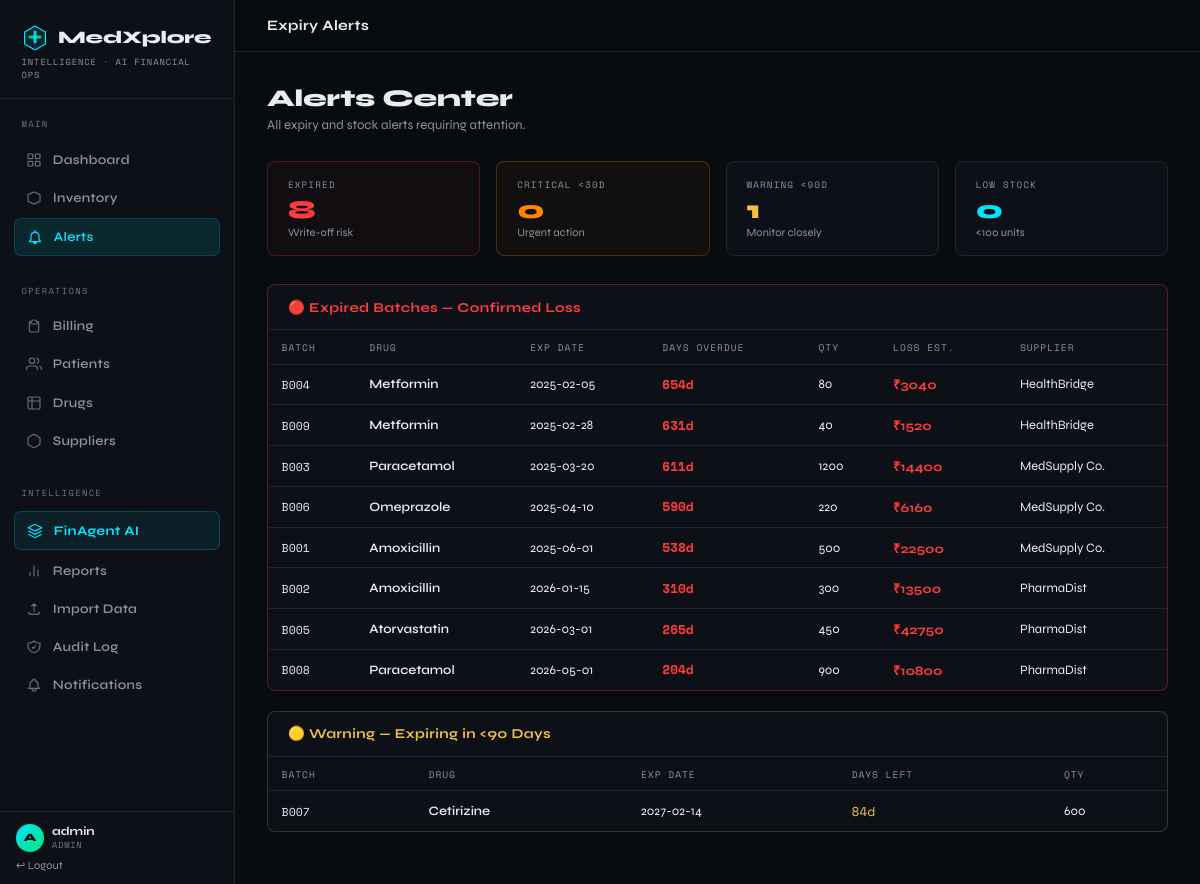
The app's page /alerts (signed in) with its own data.
### tables this page shows
CREATE TABLE Batch (
    batch_id TEXT PRIMARY KEY, drug_id INTEGER NOT NULL,
    supplier_id INTEGER, mfg_date TEXT NOT NULL DEFAULT (date('now','-1 year')),
    exp_date TEXT NOT NULL, quantity INTEGER NOT NULL CHECK(quantity >= 0),
    location TEXT DEFAULT 'Main Store',
    FOREIGN KEY (drug_id) REFERENCES Drug(drug_id) ON DELETE CASCADE,
    FOREIGN KEY (supplier_id) REFERENCES Supplier(supplier_id) ON DELETE SET NULL
);

CREATE TABLE Drug (
    drug_id INTEGER PRIMARY KEY AUTOINCREMENT,
    name TEXT NOT NULL, category TEXT NOT NULL DEFAULT 'General',
    manufacturer TEXT NOT NULL DEFAULT 'Unknown', price REAL NOT NULL DEFAULT 0.0,
    med_id INTEGER, FOREIGN KEY (med_id) REFERENCES MedicineCatalog(med_id)
);

### app.py (the view)
@app.route("/alerts")
@login_required
def alerts():
    return render_template("alerts.html",
        expired  =query("SELECT * FROM vw_ExpiredBatches ORDER BY days_overdue DESC"),
        critical =query("SELECT * FROM vw_Inventory WHERE status='critical' ORDER BY days_left ASC"),
        warning  =query("SELECT * FROM vw_Inventory WHERE status='warning' ORDER BY days_left ASC"),
        low_stock=query("SELECT * FROM vw_Inventory WHERE quantity<100 AND status!='expired' ORDER BY quantity ASC"))

### app.py (called while the page is built)
def get_db():
    if "db" not in g:
        g.db = sqlite3.connect(DB_PATH)
        g.db.row_factory = sqlite3.Row
        g.db.execute("PRAGMA foreign_keys = ON")
    return g.db

def query(sql, args=(), one=False):
    cur = get_db().execute(sql, args)
    rv  = cur.fetchall()
    return (rv[0] if rv else None) if one else rv

def login_required(f):
    from functools import wraps
    @wraps(f)
    def d(*a, **kw):
        if "user" not in session: return redirect(url_for("login"))
        return f(*a, **kw)
    return d

@app.context_processor
def inject_globals():
    stats = None
    try:
        if "user" in session:
            stats = get_stats()
    except Exception:
        pass
    return {"now": datetime.now(), "stats": stats}

### templates/alerts.html (shortened to what this page needs)
{% extends "base.html" %}
{% block topbar_title %}Expiry Alerts{% endblock %}
{% block content %}
<div class="page-header">
  <h1>Alerts Center</h1>
  <p>All expiry and stock alerts requiring attention.</p>
</div>
<div style="display:grid;grid-template-columns:repeat(auto-fit,minmax(140px,1fr));gap:1rem;margin-bottom:1.75rem">
  <div class="stat stat-danger"><div class="stat-label">Expired</div><div class="stat-val" style="color:var(--red)">{{ expired|length }}</div><div class="stat-sub">Write-off risk</div></div>
  <div class="stat stat-warn"><div class="stat-label">Critical &lt;30d</div><div class="stat-val" style="color:var(--orange)">{{ critical|length }}</div><div class="stat-sub">Urgent action</div></div>
  <div class="stat"><div class="stat-label">Warning &lt;90d</div><div class="stat-val" style="color:var(--yellow)">{{ warning|length }}</div><div class="stat-sub">Monitor closely</div></div>
  <div class="stat"><div class="stat-label">Low Stock</div><div class="stat-val" style="color:var(--accent)">{{ low_stock|length }}</div><div class="stat-sub">&lt;100 units</div></div>
</div>
{% if expired %}
<div class="card" style="margin-bottom:1.25rem;border-color:rgba(255,59,59,.3)">
  <div class="card-header"><h3 style="color:var(--red)">🔴 Expired Batches — Confirmed Loss</h3></div>
  <table>
    <thead><tr><th>Batch</th><th>Drug</th><th>Exp Date</th><th>Days Overdue</th><th>Qty</th><th>Loss Est.</th><th>Supplier</th></tr></thead>
    <tbody>
    {% for r in expired %}
    <tr>
      <td style="font-family:var(--font-mono);font-size:.72rem">{{ r.batch_id }}</td>
      <td style="font-weight:600">{{ r.drug_name }}</td>
      <td>{{ r.exp_date }}</td>
      <td style="color:var(--red);font-weight:700;font-family:var(--font-mono)">{{ r.days_overdue }}d</td>
      <td>{{ r.quantity }}</td>
      <td style="font-weight:700;color:var(--red)">₹{{ "%.0f"|format(r.quantity * r.price) }}</td>
      <td>{{ r.supplier or '—' }}</td>
    </tr>
    {% endfor %}
    </tbody>
  </table>
</div>
{% endif %}
{% if warning %}
<div class="card" style="margin-bottom:1.25rem;border-color:rgba(240,192,64,.2)">
  <div class="card-header"><h3 style="color:var(--yellow)">🟡 Warning — Expiring in &lt;90 Days</h3></div>
  <table>
    <thead><tr><th>Batch</th><th>Drug</th><th>Exp Date</th><th>Days Left</th><th>Qty</th></tr></thead>
    <tbody>
    {% for r in warning %}
    <tr>
      <td style="font-family:var(--font-mono);font-size:.72rem">{{ r.batch_id }}</td>
      <td style="font-weight:600">{{ r.drug_name }}</td>
      <td>{{ r.exp_date }}</td>
      <td style="color:var(--yellow);font-family:var(--font-mono)">{{ r.days_left }}d</td>
      <td>{{ r.quantity }}</td>
    </tr>
    {% endfor %}
    </tbody>
  </table>
</div>
{% endif %}
{% endblock %}

### templates/base.html (style rules this page uses)
:root { --bg:#080c10; --surface:#0d1117; --surface2:#161b22; --surface3:#1c2128; --border:#21262d; --border2:#30363d; --text:#e6edf3; --muted:#8b949e; --muted2:#6e7681; --accent:#00e5ff; --accent2:#00b4cc; --green:#00e576; --yellow:#f0c040; --orange:#ff8800; --red:#ff3b3b; --sidebar:235px; --font-head:'Syne',sans-serif; --font-mono:'Space Mono',monospace; }
*,*::before,*::after { box-sizing:border-box;margin:0;padding:0 }
html { scroll-behavior:smooth }
body { background:var(--bg);color:var(--text);font-family:var(--font-head);min-height:100vh;display:flex }
.page-header { margin-bottom:1.75rem }
.page-header h1 { font-size:1.5rem;font-weight:800;letter-spacing:-.01em }
.page-header p { color:var(--muted);font-size:.82rem;margin-top:.25rem }
.card { background:var(--surface);border:1px solid var(--border);border-radius:8px }
.card-header { padding:.85rem 1.25rem;border-bottom:1px solid var(--border); display:flex;align-items:center;justify-content:space-between; }
.card-header h3 { font-size:.85rem;font-weight:700;letter-spacing:.03em }
.stat { background:var(--surface);border:1px solid var(--border);border-radius:8px;padding:1rem 1.25rem;position:relative;overflow:hidden }
.stat-label { font-family:var(--font-mono);font-size:.58rem;letter-spacing:.12em;color:var(--muted);text-transform:uppercase;margin-bottom:.35rem }
.stat-val { font-size:1.6rem;font-weight:800;line-height:1 }
.stat-sub { font-size:.7rem;color:var(--muted);margin-top:.25rem }
.stat-danger { border-color:rgba(255,59,59,.25);background:rgba(255,59,59,.04) }
.stat-warn { border-color:rgba(255,136,0,.25);background:rgba(255,136,0,.04) }
table { width:100%;border-collapse:collapse;font-size:.8rem }
thead th { font-family:var(--font-mono);font-size:.6rem;letter-spacing:.1em;text-transform:uppercase;color:var(--muted);padding:.6rem .85rem;text-align:left;border-bottom:1px solid var(--border);font-weight:400 }
tbody td { padding:.65rem .85rem;border-bottom:1px solid var(--border);vertical-align:middle }
tbody tr:last-child td { border-bottom:none }

### records on screen
Batch: batch_id "B004", drug_name "Metformin", exp_date "2025-02-05", days_overdue "654", quantity "80", r.quantity*r.price "3040", supplier "HealthBridge"
Batch: batch_id "B009", drug_name "Metformin", exp_date "2025-02-28", days_overdue "631", quantity "40", r.quantity*r.price "1520", supplier "HealthBridge"
Batch: batch_id "B003", drug_name "Paracetamol", exp_date "2025-03-20", days_overdue "611", quantity "1200", r.quantity*r.price "14400", supplier "MedSupply Co."
Batch: batch_id "B006", drug_name "Omeprazole", exp_date "2025-04-10", days_overdue "590", quantity "220", r.quantity*r.price "6160", supplier "MedSupply Co."
Batch: batch_id "B001", drug_name "Amoxicillin", exp_date "2025-06-01", days_overdue "538", quantity "500", r.quantity*r.price "22500", supplier "MedSupply Co."
Batch: batch_id "B002", drug_name "Amoxicillin", exp_date "2026-01-15", days_overdue "310", quantity "300", r.quantity*r.price "13500", supplier "PharmaDist"
Batch: batch_id "B005", drug_name "Atorvastatin", exp_date "2026-03-01", days_overdue "265", quantity "450", r.quantity*r.price "42750", supplier "PharmaDist"
Batch: batch_id "B008", drug_name "Paracetamol", exp_date "2026-05-01", days_overdue "204", quantity "900", r.quantity*r.price "10800", supplier "PharmaDist"
Batch: batch_id "B007", drug_name "Cetirizine", exp_date "2027-02-14", days_left "84", quantity "600"

### other values on screen
{{ session.user.username[0].upper() }} "A"
{{ session.user.username }} "admin"
{{ session.user.role }} "ADMIN"
{{ expired|length }} "8"
{{ critical|length }} "0"
{{ warning|length }} "1"
{{ low_stock|length }} "0"
